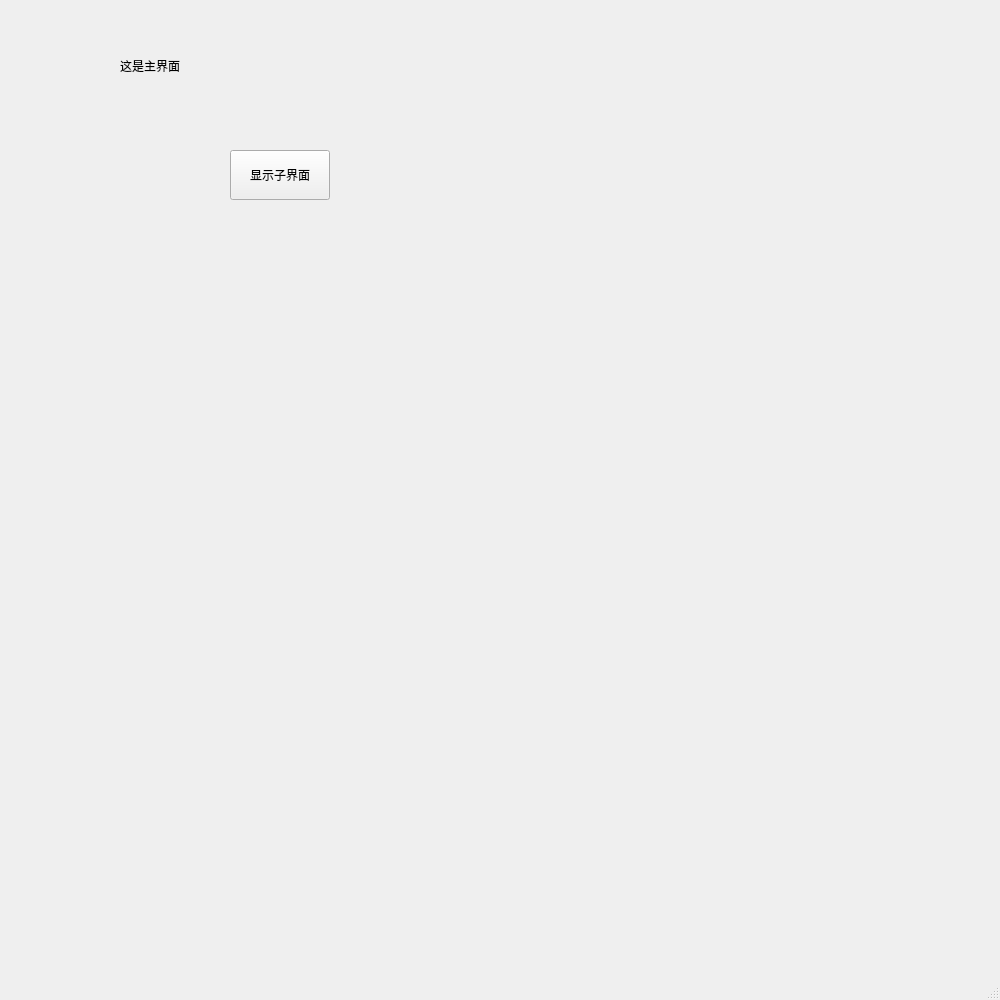
<?xml version="1.0" encoding="UTF-8"?>
<ui version="4.0">
 <class>MainWindow</class>
 <widget class="QMainWindow" name="MainWindow">
  <property name="geometry">
   <rect>
    <x>0</x>
    <y>0</y>
    <width>1000</width>
    <height>1000</height>
   </rect>
  </property>
  <property name="windowTitle">
   <string>MainWindow</string>
  </property>
  <widget class="QWidget" name="centralwidget">
   <widget class="QLabel" name="label">
    <property name="geometry">
     <rect>
      <x>120</x>
      <y>50</y>
      <width>81</width>
      <height>31</height>
     </rect>
    </property>
    <property name="text">
     <string>这是主界面</string>
    </property>
   </widget>
   <widget class="QPushButton" name="showChildButton">
    <property name="geometry">
     <rect>
      <x>230</x>
      <y>150</y>
      <width>100</width>
      <height>50</height>
     </rect>
    </property>
    <property name="text">
     <string>显示子界面</string>
    </property>
   </widget>
  </widget>
  <widget class="QMenuBar" name="menubar">
   <property name="geometry">
    <rect>
     <x>0</x>
     <y>0</y>
     <width>1000</width>
     <height>21</height>
    </rect>
   </property>
  </widget>
  <widget class="QStatusBar" name="statusbar"/>
 </widget>
 <resources/>
 <connections/>
</ui>
